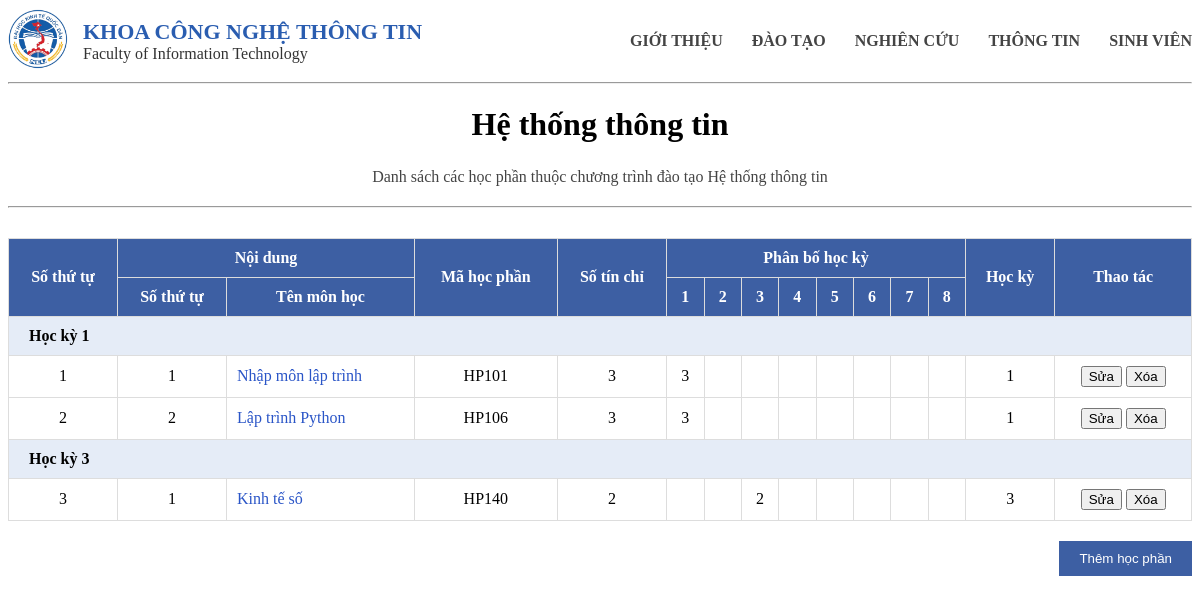
The page /detail/CT02 on the database its author committed.
### tables this page shows
CREATE TABLE "chuongtrinh" (
	"mact"	TEXT NOT NULL UNIQUE,
	"tenct"	TEXT NOT NULL,
	"chitieu"	INTEGER NOT NULL,
	"linhvuc"	TEXT NOT NULL,
	PRIMARY KEY("mact")
);

CREATE TABLE "chuongtrinhct" (
	"mact"	TEXT NOT NULL,
	"mahp"	TEXT NOT NULL,
	"stt"	INTEGER,
	"sotc"	INTEGER,
	"hocki"	INTEGER,
	"loai"	TEXT,
	PRIMARY KEY("mact","mahp")
);

CREATE TABLE "hocphan" (
	"mahp"	TEXT NOT NULL UNIQUE,
	"tenhp"	TEXT NOT NULL,
	"sotc"	INTEGER NOT NULL,
	PRIMARY KEY("mahp")
);

### main.py (the view)
@app.route("/detail/<mact>")
def detail(mact):
    conn = get_db()
    cur = conn.cursor()
    cur.execute("SELECT * FROM chuongtrinh WHERE mact=?", (mact,))
    ct = cur.fetchone()
    cur.execute("""
        SELECT hp.mahp, hp.tenhp, hp.sotc, ct.hocki, ct.loai, ct.hocki, ct.stt
        FROM chuongtrinhct ct
        JOIN hocphan hp ON ct.mahp = hp.mahp
        WHERE ct.mact = ?
        ORDER BY ct.hocki, ct.stt
    """, (mact,))
    rows = cur.fetchall()
    conn.close()
    return render_template("detail.html", rows=rows, ct=ct)

### main.py (called while the page is built)
def get_db():
    conn = sqlite3.connect("database.db")
    conn.row_factory = sqlite3.Row
    return conn

### templates/detail.html
{% extends "base.html" %}
{% block content %}
<div class="container">
<h1>{{ct.tenct}}</h1>
<p class="description">
Danh sách các học phần thuộc chương trình đào tạo {{ct.tenct}}
</p>
<hr>
<table>
<tr>
    <th rowspan="2">Số thứ tự</th>
    <th colspan="2">Nội dung</th>
    <th rowspan="2">Mã học phần</th>
    <th rowspan="2">Số tín chỉ</th>
    <th colspan="8">Phân bố học kỳ</th>
    <th rowspan="2">Học kỳ</th>
    <th rowspan="2">Thao tác</th>
</tr>
<tr>
    <th>Số thứ tự</th>
    <th>Tên môn học</th>
    <th>1</th>
    <th>2</th>
    <th>3</th>
    <th>4</th>
    <th>5</th>
    <th>6</th>
    <th>7</th>
    <th>8</th>
</tr>
{% set stt = namespace(value=1) %}
{% for hocki, mon in rows|groupby("hocki") %}
<tr class="group">
<td colspan="15">Học kỳ {{hocki}}</td>
</tr>
{% for hp in mon %}
<tr>
<td>{{stt.value}}</td>
<td>{{loop.index}}</td>
<td class="subject">{{hp.tenhp}}</td>
<td>{{hp.mahp}}</td>
<td>{{hp.sotc}}</td>
<td>{% if hp.hocki==1 %}{{hp.sotc}}{% endif %}</td>
<td>{% if hp.hocki==2 %}{{hp.sotc}}{% endif %}</td>
<td>{% if hp.hocki==3 %}{{hp.sotc}}{% endif %}</td>
<td>{% if hp.hocki==4 %}{{hp.sotc}}{% endif %}</td>
<td>{% if hp.hocki==5 %}{{hp.sotc}}{% endif %}</td>
<td>{% if hp.hocki==6 %}{{hp.sotc}}{% endif %}</td>
<td>{% if hp.hocki==7 %}{{hp.sotc}}{% endif %}</td>
<td>{% if hp.hocki==8 %}{{hp.sotc}}{% endif %}</td>
<td>{{hp.hocki}}</td>
<td>
    <a href="/sua/{{ct.mact}}/{{hp.mahp}}">
        <button type="button" class="edit">Sửa</button>
    </a>
    <form action="/xoa/{{ct.mact}}/{{hp.mahp}}" method="POST"
          onsubmit="return confirm('Bạn có chắc muốn xóa môn này?');"
          style="display:inline;">
        <button type="submit" class="delete">Xóa</button>
    </form>
</td>
</tr>
{% set stt.value = stt.value + 1 %}
{% endfor %}
{% endfor %}
</table>
<a href="/add/{{ct.mact}}">
<button type="button" class="add">Thêm học phần</button>
</a>
</div>
{% endblock %}

### static/styles.css (style rules this page uses)
table { width:100%; border-collapse:collapse; margin-top:20px; }
th { background:#3d5fa3; color:white; padding:10px; }
td { padding:10px; border:1px solid #ddd; text-align:center; }
a { color:#2a55c7; text-decoration:none; }
h1,p { text-align:center; }
.description { color:#444; line-height:1.6; }
.add { margin-top:20px; padding:10px 20px; background:#3d5fa3; color:white; border:none; float:right; }
table { width:100%; border-collapse:collapse; margin-top:30px; }
th { background:#3d5fa3; color:white; padding:10px; border:1px solid #dcdcdc; }
td { padding:10px; border:1px solid #dcdcdc; text-align:center; }
.subject { text-align:left; color:#2a55c7; }
.group { background:#e5ecf7; font-weight:bold; }
.group td { text-align:left; padding-left:20px; }

### rows shown on the page
chuongtrinh: tenct "Hệ thống thông tin"
chuongtrinhct: value "1", tenhp "Nhập môn lập trình", mahp "HP101", sotc "3", hocki "1"
chuongtrinhct: value "2", tenhp "Lập trình Python", mahp "HP106", sotc "3", hocki "1"
chuongtrinhct: value "3", tenhp "Kinh tế số", mahp "HP140", sotc "2", hocki "3"

### other values the page prints
{{ hocki }} "1" "3"
